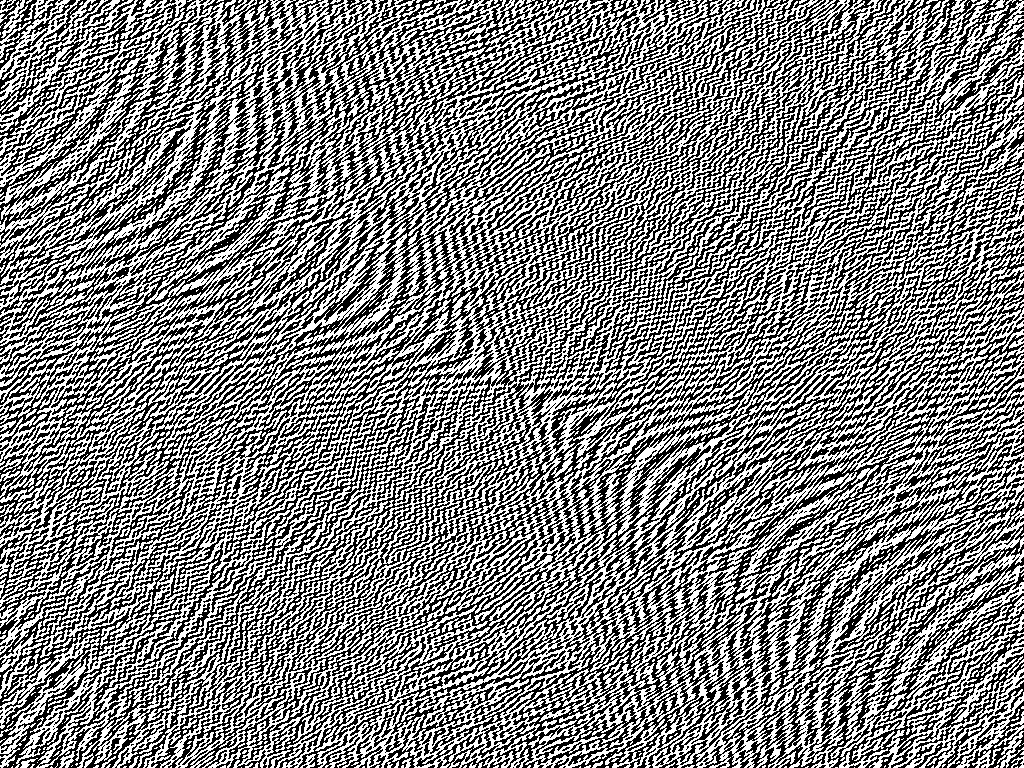
#> input picture C7/Digital_Holography-master/HoloFFT_SYSUlogo_Amplitude.bmp, 1024 x 768 px
$ jupyter execute Convolution_reconstruction.ipynb   (shell and % lines are left out)
#> lines starting #> are read from the running program, lines starting #| are printed output that depends on the picture
# Reconstructing an *off-axis* hologram by Convolution approach

Reference: Digital holography and wavefront sensing by Ulf Schnars, Claas Falldorf, John Watson, and Werner Jüptner, Springer-verlag Berlin an, 2016. (Section 3.2)

## Info about the digital hologram:
'ulf7.BMP' is a digital hologram created by recording an object at about 1 meter distance with HeNe laser (632.8 nm) and an image sensor with 6.8 µm pixel size.

[cell 1]
#Import libraries realted to matplotlib and mathematical operations
import matplotlib.pyplot as plt
import matplotlib.image as mpimg
import numpy as np

[cell 2]
# Read the hologram image file
hologram = mpimg.imread('HoloFFT_SYSUlogo_Amplitude.bmp')
#> hologram: shape (768, 1024); 50.5% white; black in thin lines or dots
hologram = hologram.astype(float) #Convert into float type. Crucial for non integer based mathematical operations
#> hologram: shape (768, 1024) float64; 50.5% white; black in thin lines or dots
# plot/view the hologram
imgplot = plt.imshow(hologram, cmap="viridis")

[cell 3]
# DC term suppression. It involves subtraction of the mean value of hologram from itself
hologram2 = hologram - np.mean(hologram)
#> hologram2: shape (768, 1024) float64; values -128.7 (black) and 126.3 (white), 50.5% white; black in thin lines or dots
# plot/view the hologram
imgplot = plt.imshow(hologram2, cmap="viridis")

## Some equations from the book!
The *Fresnel-Kirchhoff* integral describing diffraction field beyond an aperture is given by the coherent superposition of the secondary waves (section 2.4)
\begin{equation}
\Gamma\left(\xi^{\prime}, \eta^{\prime}\right)=\frac{i}{\lambda} \int_{-\infty}^{\infty} \int_{-\infty}^{\infty} A(x, y) \frac{\exp \left(-i \frac{2 \pi}{\lambda} \rho^{\prime}\right)}{\rho^{\prime}} Q d x d y
\end{equation}
where, $A(x, y)$ is the complex amplitude in the plane of the diffracting aperture, $\rho^{\prime}$ is the distance between a point in the aperture plane and a point in the observation plane, and $Q$ is the inclination factor defined to take care of no backward propagation of the diffracted optical field. For holograms, $Q$ is approximately equal to 1.

A hologram $h(x,y)$ recorded by a reference light wave $E_{R}(x, y)$ can be reconstructed by a conjugate reference wave $E_{R}^{*}(x, y)$ as described by the following *Fresnel-Kirchhoff* integral
\begin{equation}
\Gamma(\xi, \eta)=\frac{i}{\lambda} \int_{-\infty}^{\infty} \int_{-\infty}^{\infty} h(x, y) E_{R}^{*}(x, y) \frac{\exp \left(-i \frac{2 \pi}{\lambda} \rho\right)}{\rho} d x d y
\end{equation}

The above equation can be interpreted as a superposition integral
\begin{equation}
\Gamma(\xi, \eta)= \int_{-\infty}^{\infty} \int_{-\infty}^{\infty} h(x, y) E_{R}^{*}(x, y) g(\xi, \eta, x, y) d x d y
\end{equation}
where $g(\xi, \eta, x, y)$ is the impulse response function given by
\begin{equation}
g(\xi, \eta, x, y)=\frac{i}{\lambda} \frac{\exp \left[-i \frac{2 \pi}{\lambda} \sqrt{d^{2}+(x-\xi)^{2}+(y-\eta)^{2}}\right]}{\sqrt{d^{2}+(x-\xi)^{2}+(y-\eta)^{2}}}.
\end{equation}
These equations ensure that $\Gamma$ is a convolution of $h E_{R}^{*}$ and $g$. Hence,
\begin{equation}
\Gamma(\xi, \eta)=\Im^{-1}\left\{\Im\left(h \cdot E_{R}^{*}\right) \cdot \Im(g)\right\}
\end{equation}
where for the digital case impulse response function is given by
\begin{equation}
g(k, l)=\frac{i}{\lambda} \frac{\exp \left[-i \frac{2 \pi}{\lambda} \sqrt{d^{2}+k^{2} \Delta x^{2}+l^{2} \Delta y^{2}}\right]}{\sqrt{d^{2}+k^{2} \Delta x^{2}+l^{2} \Delta y^{2}}}
\end{equation}
and $E_{R}^{*}$ includes the field response due to the numerical reconstruction lens whose focal length depends on the object distance $d$ and magnification factor in reconstruction $m$.
\begin{equation}
E_{R}^{*} = L(k,l) = \exp \left[i \frac{\pi}{\lambda f}\left(k^{2} \Delta x^{2} + l^{2} \Delta y^{2} \right)\right] =\exp \left[i \frac{\pi}{\lambda}\left(\frac{1}{d}+\frac{1}{md}\right)\left(k^{2} \Delta x^{2} + l^{2} \Delta y^{2} \right)\right]
\end{equation}

[cell 4]
# prepare the Convolution operand for the hologram
Nr,Nc = np.shape(hologram) #number of rows and columns in the hologram
#> Nr = 768; Nc = 1024
wavelength = 632.8e-9 #HeNe laser wavelength in SI units i.e. meters
dx = 6.8e-6 #sensor pixel size in meters
d = 1.054 #object distance in meters
m = 1/14 #magnification factor
d2 = d*m #reconstruction distance in meters
f = 1/(1/d+1/d2) #lens responsible for imaging an object kept at d distance to an image at d2 distance
Nr = np.linspace(0, Nr-1, Nr)-Nr/2
#> Nr = 768 values from -384 to 383
Nc = np.linspace(0, Nc-1, Nc)-Nc/2
#> Nc = 1024 values from -512 to 511
k, l = np.meshgrid(Nc,Nr)

L = np.exp(1j*np.pi/(f*wavelength)*(np.multiply(k, k)*dx**2 + np.multiply(l, l)*dx**2))
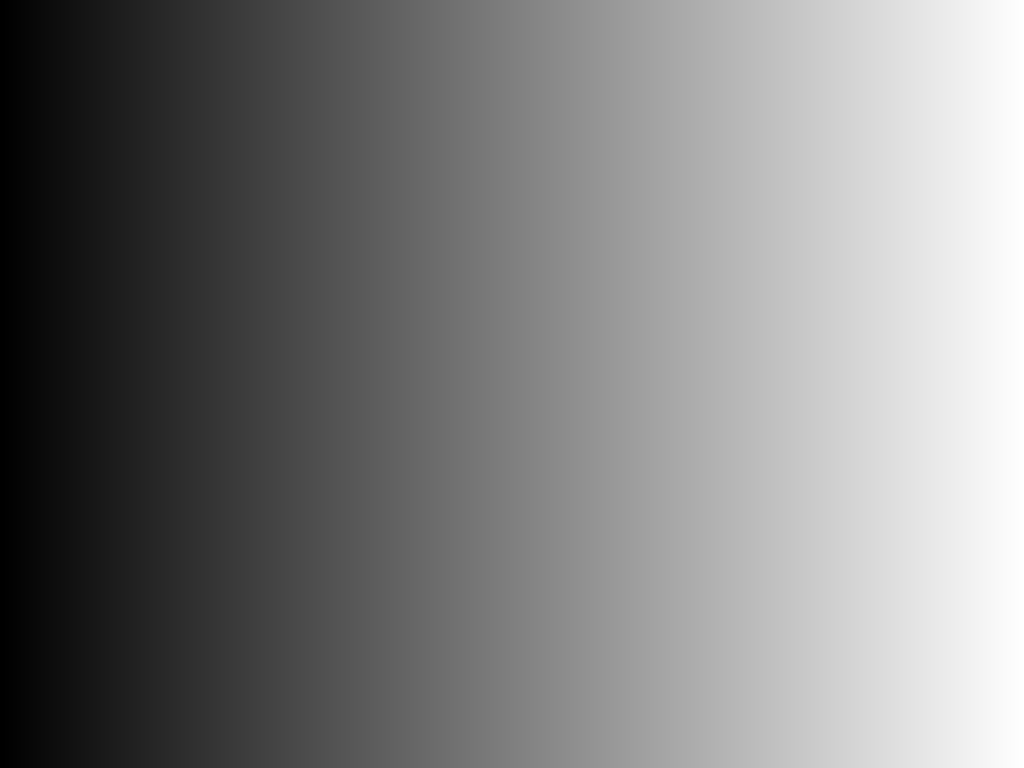
#> k: shape (768, 1024) float64; min -512, max 511, mean -0.5; drawn with min black and max white
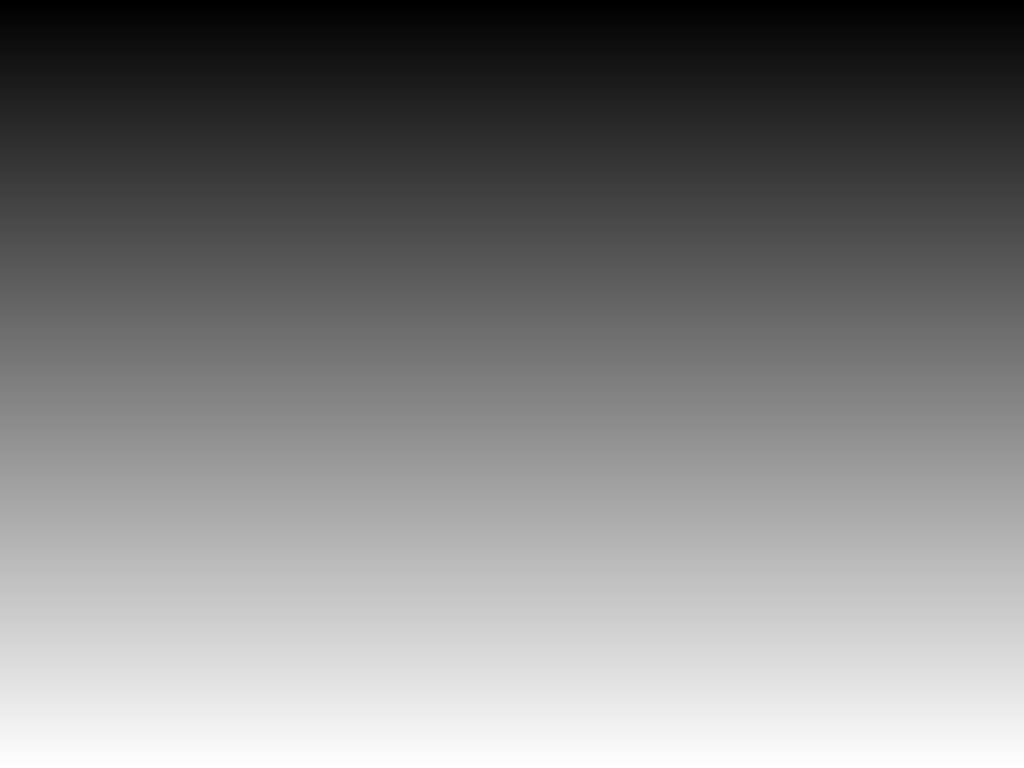
#> l: shape (768, 1024) float64; min -384, max 383, mean -0.5; drawn with min black and max white
rho = np.sqrt(d2**2 + np.multiply(k, k)*dx**2 + np.multiply(l, l)*dx**2)
g = 1j/wavelength*np.exp(-1j*2*np.pi/wavelength*rho)/(rho)
factor = np.multiply(hologram, L)
factor2 = np.multiply(hologram2, L) #DC term suppressed
reconstructed_field = np.fft.fftshift( np.fft.ifft2(np.multiply(np.fft.fft2(factor), np.fft.fft2(g))) )
reconstructed_field2 = np.fft.fftshift( np.fft.ifft2(np.multiply(np.fft.fft2(factor2), np.fft.fft2(g))) ) # DC term suppressed

[cell 5]
# save and plot
I = np.abs(reconstructed_field)/np.max(np.abs(reconstructed_field)) #normalized intensity profile
plt.imshow(I, cmap="hot", clim=(0.0, 0.4))
plt.colorbar()
mpimg.imsave('Convolution_reconstruction.png', I, cmap="hot", vmin=0.0, vmax=0.3) #save reconstruction matrix as image
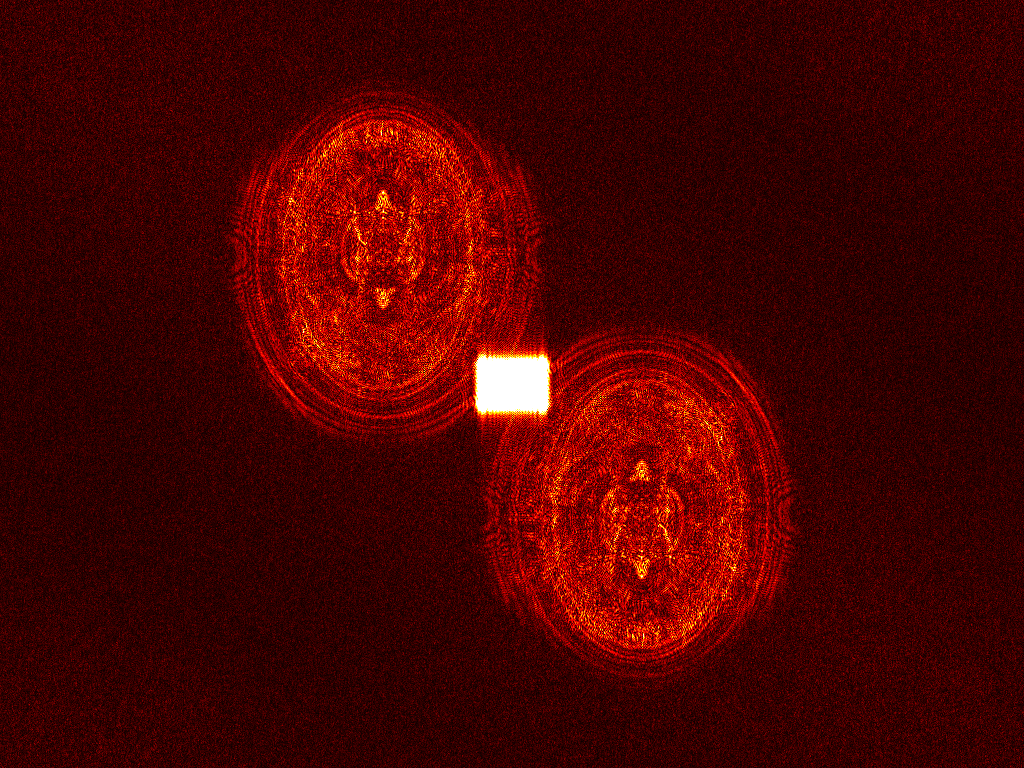
#> saved as Convolution_reconstruction.png: shape (768, 1024, 3); mean R, G, B 72.7, 3.1, 1.3
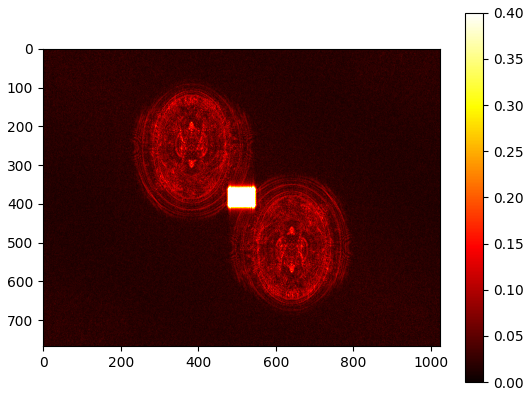
#> figure drawn by matplotlib, 2 panels

[cell 6]
# save and plot DC suppressed hologram
I2 = np.abs(reconstructed_field2)/np.max(np.abs(reconstructed_field2)) #normalized intensity profile
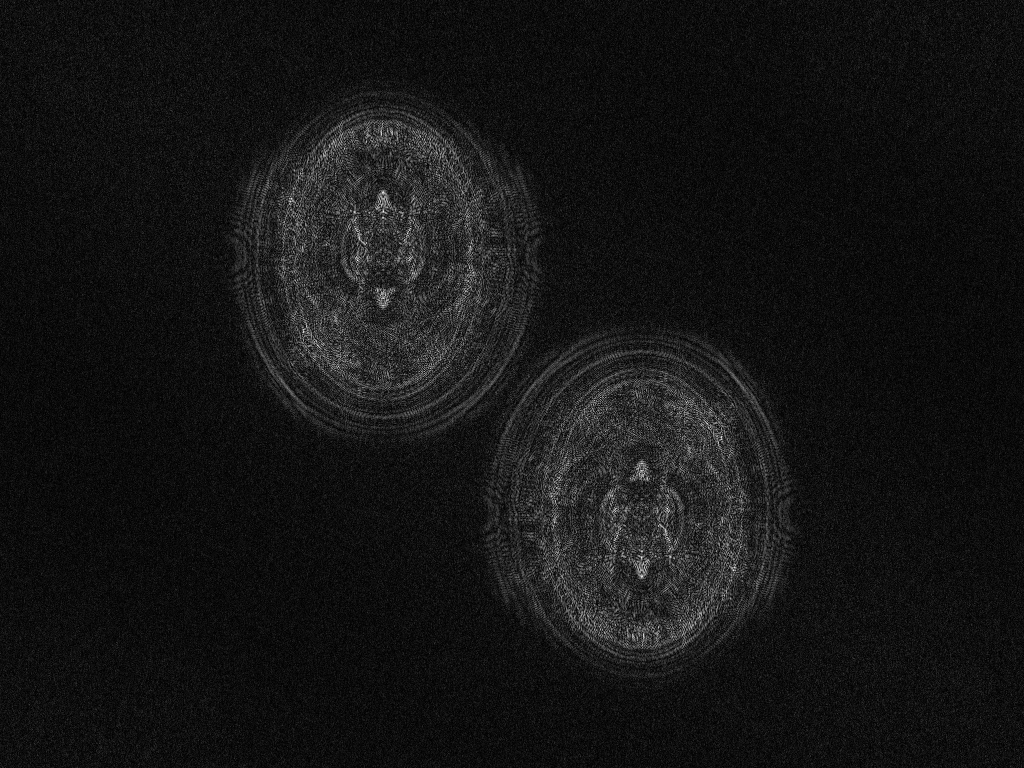
#> I2: shape (768, 1024) float64; min 0.000134, max 1, mean 0.084
plt.imshow(I2, cmap="hot", clim=(0.0, 0.4))
plt.colorbar()
mpimg.imsave('Convolution_reconstruction_DCsuppressed.png', I2, cmap="hot", vmin=0.0, vmax=0.6) #save reconstruction matrix as image
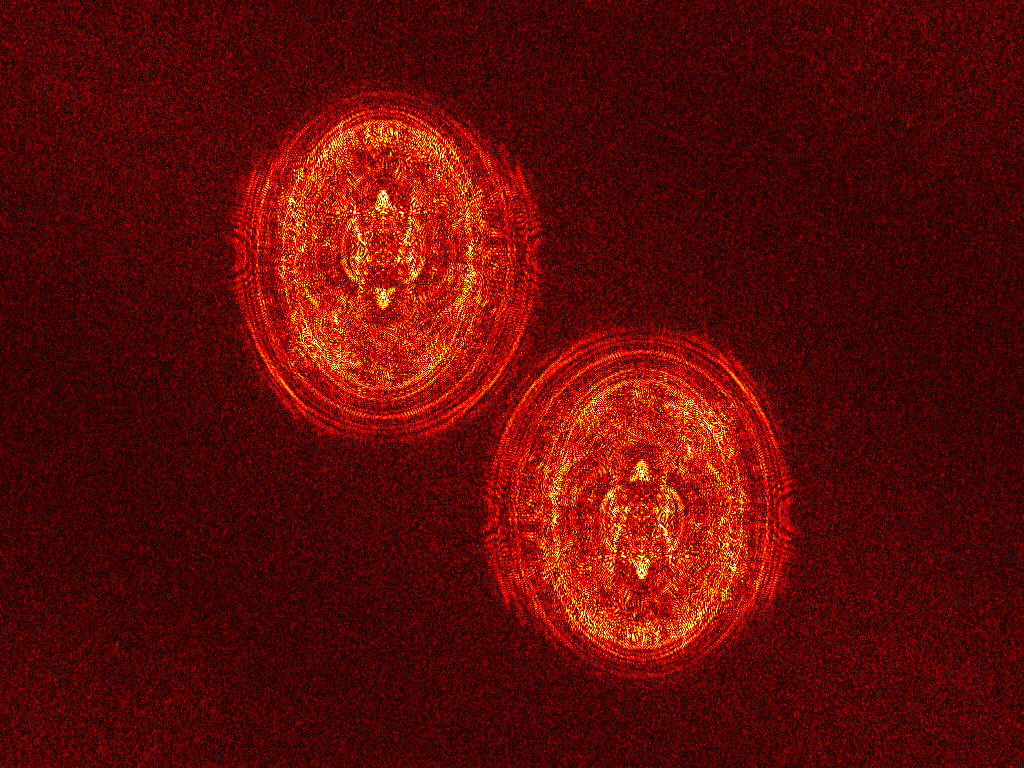
#> saved as Convolution_reconstruction_DCsuppressed.png: shape (768, 1024, 3); mean R, G, B 95.6, 6.8, 0.7
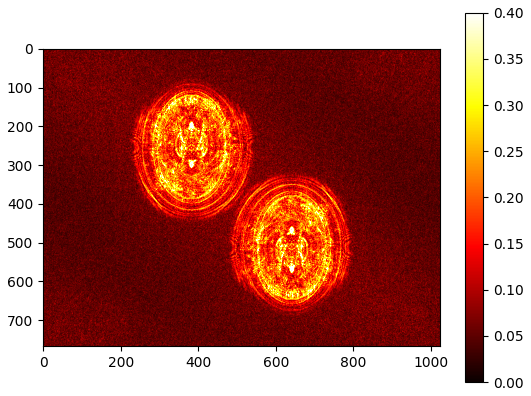
#> figure drawn by matplotlib, 2 panels
